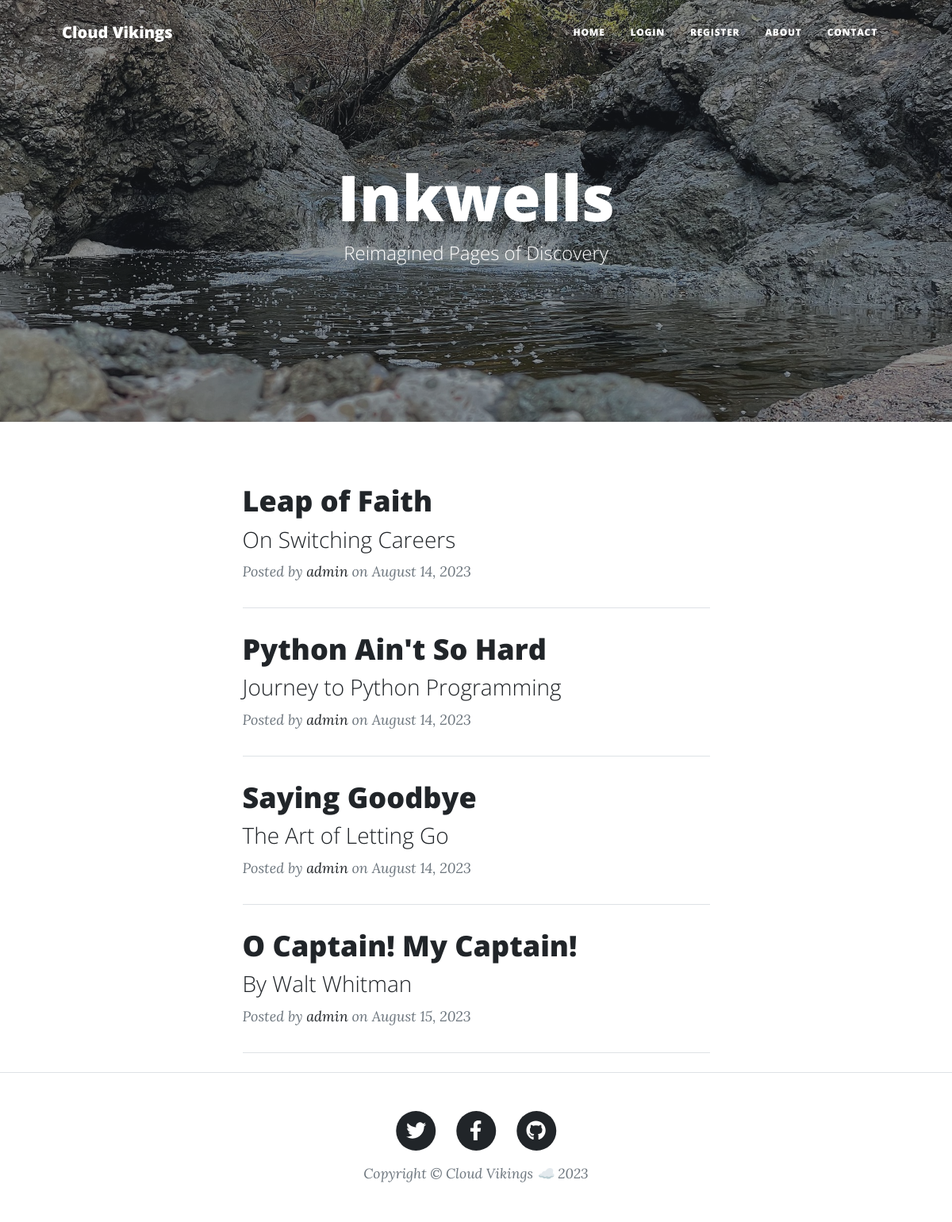
The page / on the database its author committed.
### main.py (models this page shows)
class BlogPost(db.Model):
    __tablename__ = "blog_posts"
    id = db.Column(db.Integer, primary_key=True)
    title = db.Column(db.String(250), unique=True, nullable=False)
    subtitle = db.Column(db.String(250), nullable=False)
    date = db.Column(db.String(250), nullable=False)
    body = db.Column(db.Text, nullable=False)
    author = db.Column(db.String(250), nullable=False)
    img_url = db.Column(db.String(250), nullable=False)
    author_id = db.Column(db.Integer, db.ForeignKey('users.id'), nullable=False)
    comments = db.relationship('Comment', backref='blog_post', lazy=True)

### main.py (the view)
@app.route('/')
def get_all_posts():
    posts = BlogPost.query.all()
    return render_template("index.html", all_posts=posts)

### templates/index.html (shortened to what this page needs)
{% include "header.html" %}
<header
  class="masthead"
  style="background-image: url('../static/assets/img/inkwell.jpg')"
>
  <div class="container position-relative px-4 px-lg-5">
    <div class="row gx-4 gx-lg-5 justify-content-center">
      <div class="col-md-10 col-lg-8 col-xl-7">
        <div class="site-heading">
          <h1>Inkwells</h1>
          <span class="subheading">Reimagined Pages of Discovery</span>
        </div>
      </div>
    </div>
  </div>
</header>
<div class="container px-4 px-lg-5">
  <div class="row gx-4 gx-lg-5 justify-content-center">
    <div class="col-md-10 col-lg-8 col-xl-7">
      {% for post in all_posts %}
      <div class="post-preview">
        <a href="{{ url_for('show_post', post_id=post.id) }}">
          <h2 class="post-title">{{ post.title }}</h2>
          <h3 class="post-subtitle">{{ post.subtitle }}</h3>
        </a>
        <p class="post-meta">
          Posted by
          <a href="#">{{post.author}}</a>
          on {{post.date}}
        </p>
      </div>
      <hr class="my-4" />
      {% endfor %}
      </div>
    </div>
  </div>
{% include "footer.html" %}

### templates/header.html (shortened to what this page needs)
<!DOCTYPE html>
<html lang="en">
  <head>
    {% block styles %}
    {{ bootstrap.load_css() }}
    <link
      href="{{ url_for('static', filename='css/styles.css') }}"
      rel="stylesheet"
    />
    {% endblock %}
  </head>
  <body>
    <nav class="navbar navbar-expand-lg navbar-light" id="mainNav">
      <div class="container px-4 px-lg-5">
        <a class="navbar-brand" href="/">Cloud Vikings</a>
        <div class="collapse navbar-collapse" id="navbarResponsive">
          <ul class="navbar-nav ms-auto py-4 py-lg-0">
            <li class="nav-item">
              <a
                class="nav-link px-lg-3 py-3 py-lg-4"
                href="{{ url_for('get_all_posts') }}"
                >Home</a
              >
            </li>
            {% if not current_user.is_authenticated: %}
            <li class="nav-item">
              <a
                class="nav-link px-lg-3 py-3 py-lg-4"
                href="{{ url_for('login') }}"
                >Login</a
              >
            </li>
            <li class="nav-item">
              <a
                class="nav-link px-lg-3 py-3 py-lg-4"
                href="{{ url_for('register') }}"
                >Register</a
              >
            </li>
            {% endif %}
            <li class="nav-item">
              <a
                class="nav-link px-lg-3 py-3 py-lg-4"
                href="{{ url_for('about') }}"
                >About</a
              >
            </li>
            <li class="nav-item">
              <a
                class="nav-link px-lg-3 py-3 py-lg-4"
                href="{{ url_for('contact') }}"
                >Contact</a
              >
            </li>
          </ul>
        </div>
      </div>
    </nav>
  </body>
</html>

### templates/footer.html (shortened to what this page needs)
        <footer class="border-top">
          <div class="container px-4 px-lg-5">
              <div class="row gx-4 gx-lg-5 justify-content-center">
                  <div class="col-md-10 col-lg-8 col-xl-7">
                      <ul class="list-inline text-center">
                          <li class="list-inline-item">
                              <a href="#!">
                                  <span class="fa-stack fa-lg">
                                      <i class="fas fa-circle fa-stack-2x"></i>
                                      <i class="fab fa-twitter fa-stack-1x fa-inverse"></i>
                                  </span>
                              </a>
                          </li>
                          <li class="list-inline-item">
                              <a href="#!">
                                  <span class="fa-stack fa-lg">
                                      <i class="fas fa-circle fa-stack-2x"></i>
                                      <i class="fab fa-facebook-f fa-stack-1x fa-inverse"></i>
                                  </span>
                              </a>
                          </li>
                          <li class="list-inline-item">
                              <a href="#!">
                                  <span class="fa-stack fa-lg">
                                      <i class="fas fa-circle fa-stack-2x"></i>
                                      <i class="fab fa-github fa-stack-1x fa-inverse"></i>
                                  </span>
                              </a>
                          </li>
                      </ul>
                      <div class="small text-center text-muted fst-italic">Copyright &copy; Cloud Vikings ☁️ 2023</div>
                  </div>
              </div>
          </div>
      </footer>
  </body>
</html>

### rows shown on the page
BlogPost: title "Leap of Faith", subtitle "On Switching Careers", author "admin", date "August 14, 2023"
BlogPost: title "Python Ain't So Hard", subtitle "Journey to Python Programming", author "admin", date "August 14, 2023"
BlogPost: title "Saying Goodbye", subtitle "The Art of Letting Go", author "admin", date "August 14, 2023"
BlogPost: title "O Captain! My Captain!", subtitle "By Walt Whitman", author "admin", date "August 15, 2023"
